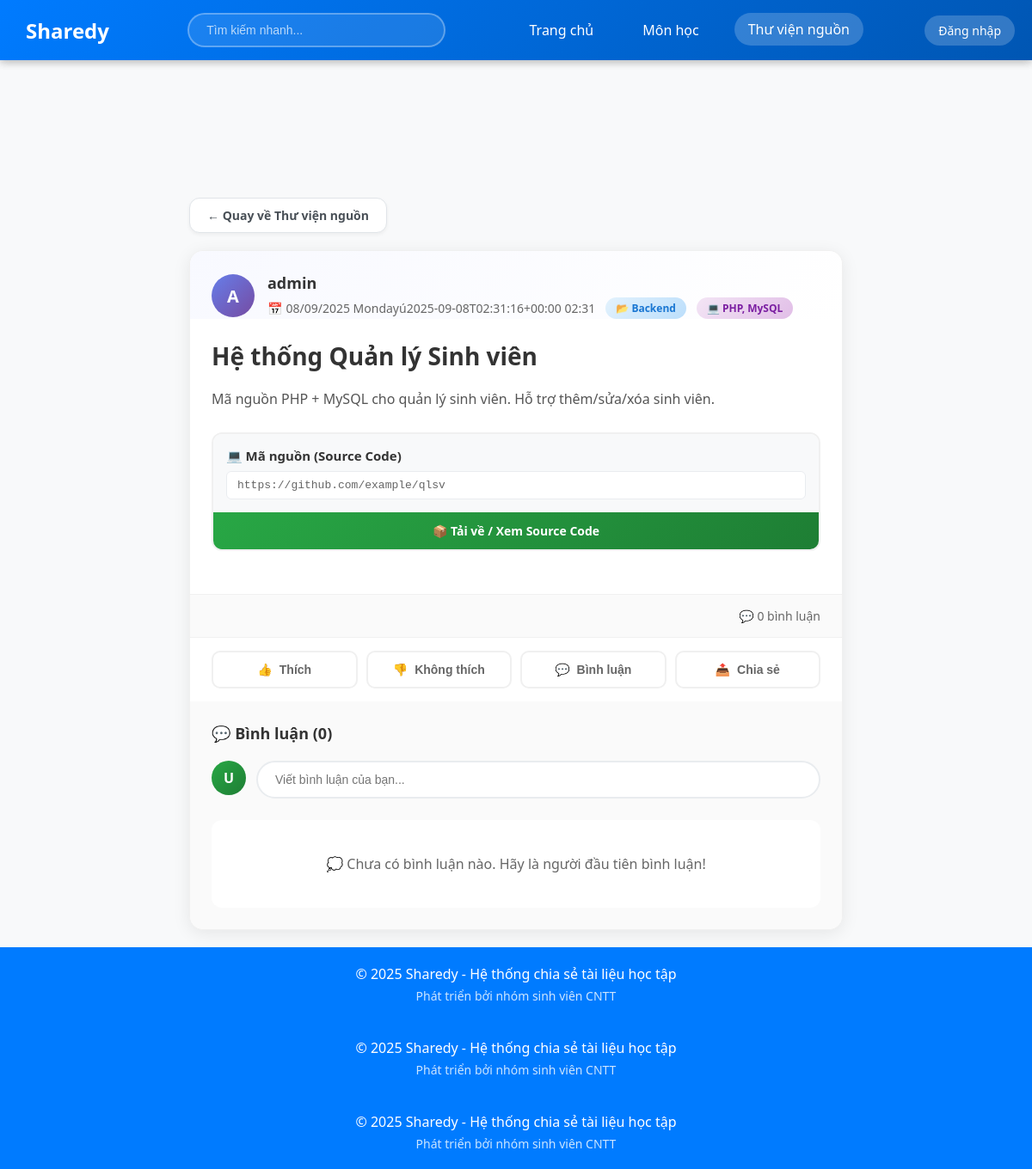
The page /index.php?page=source_detail&id=7 on the database its author committed.
### tables this page shows
CREATE TABLE `bai_chia_se` (
  `id` int NOT NULL AUTO_INCREMENT,
  `loai` enum('tai_lieu','du_an') NOT NULL,
  `tieu_de` varchar(200) NOT NULL,
  `mo_ta` text,
  `file_upload` varchar(255) DEFAULT NULL,
  `link_host` varchar(255) DEFAULT NULL,
  `link_source` varchar(255) DEFAULT NULL,
  `cong_nghe` varchar(255) DEFAULT NULL,
  `id_mon_hoc` int DEFAULT NULL,
  `id_danh_muc` int DEFAULT NULL,
  `id_nguoi_dung` int NOT NULL,
  `ngay_tao` timestamp NOT NULL DEFAULT CURRENT_TIMESTAMP,
  `ngay_cap_nhat` timestamp NULL DEFAULT NULL,
  `tom_tat` text,
  PRIMARY KEY (`id`),
  KEY `id_mon_hoc` (`id_mon_hoc`),
  KEY `id_danh_muc` (`id_danh_muc`),
  KEY `id_nguoi_dung` (`id_nguoi_dung`),
  CONSTRAINT `bai_chia_se_ibfk_1` FOREIGN KEY (`id_mon_hoc`) REFERENCES `mon_hoc` (`id`),
  CONSTRAINT `bai_chia_se_ibfk_2` FOREIGN KEY (`id_danh_muc`) REFERENCES `danh_muc` (`id`),
  CONSTRAINT `bai_chia_se_ibfk_3` FOREIGN KEY (`id_nguoi_dung`) REFERENCES `nguoi_dung` (`id`)
);

CREATE TABLE `nguoi_dung` (
  `id` int NOT NULL AUTO_INCREMENT,
  `ten_dang_nhap` varchar(50) NOT NULL,
  `email` varchar(100) NOT NULL,
  `mat_khau` varchar(255) NOT NULL,
  `ho_ten` varchar(100) DEFAULT NULL,
  `vai_tro` enum('quan_tri_vien','nguoi_dung','khach') DEFAULT 'khach',
  `ngay_tao` timestamp NULL DEFAULT CURRENT_TIMESTAMP,
  `ngay_cap_nhat` timestamp NULL DEFAULT CURRENT_TIMESTAMP ON UPDATE CURRENT_TIMESTAMP,
  `trang_thai` enum('hoạt_dong','khoa') DEFAULT NULL,
  PRIMARY KEY (`id`),
  UNIQUE KEY `ten_dang_nhap` (`ten_dang_nhap`),
  UNIQUE KEY `email` (`email`)
);

CREATE TABLE `danh_muc` (
  `id` int NOT NULL AUTO_INCREMENT,
  `ten_danh_muc` varchar(100) NOT NULL,
  `mo_ta` text,
  PRIMARY KEY (`id`)
);

### src/Views/chiTietNguon.php (the view, shortened to what this page needs)
<?php
$is_logged_in = isset($_SESSION['user_id']);
include __DIR__ . '/../../config/ketNoiDB.php';
$id = $_GET['id'] ?? 0;
$sql = "SELECT b.*, u.ten_dang_nhap, d.ten_danh_muc
        FROM bai_chia_se b
        LEFT JOIN nguoi_dung u ON b.id_nguoi_dung = u.id
        LEFT JOIN danh_muc d ON b.id_danh_muc = d.id
        WHERE b.id = :id AND b.loai = 'du_an'";
$stmt = $pdo->prepare($sql);
$stmt->execute(['id' => $id]);
$item = $stmt->fetch();
$comments_sql = "SELECT c.*, u.ten_dang_nhap as commenter_name
                 FROM binh_luan c
                 LEFT JOIN nguoi_dung u ON c.id_nguoi_dung = u.id
                 WHERE c.id_bai_chia_se = :id
                 ORDER BY c.ngay_tao DESC";
$comments_stmt = $pdo->prepare($comments_sql);
$comments_stmt->execute(['id' => $id]);
$comments = $comments_stmt->fetchAll();
?>
<!DOCTYPE html>
<html lang="vi">
<head>
</head>
<body>
    <header class="main-header">
        <a href="index.php?page=home" class="logo">Sharedy</a>
        <div class="header-search-container">
            <input type="text"
                   class="header-search-box"
                   id="search-input"
                   placeholder="Tìm kiếm nhanh..."
                   onkeyup="tim_kiem_mon_hoc()">
        </div>
        <nav class="nav-menu">
            <a href="index.php?page=home">Trang chủ</a>
            <a href="index.php?page=monhoc">Môn học</a>
            <a href="index.php?page=source" class="active">Thư viện nguồn</a>
        </nav>
        <?php if ($is_logged_in): ?>
        <div class="user-section">
            <span class="user-name"><?= htmlspecialchars($username) ?></span>
            <div class="user-avatar" title="<?= htmlspecialchars($username) ?>">
                <?= strtoupper(substr($username, 0, 1)) ?>
            </div>
            <form action="logout.php" method="post" style="margin:0;">
                <button type="submit" class="logout-btn">Đăng xuất</button>
            </form>
        </div>
        <?php else: ?>
        <div class="user-section">
            <a href="index.php?page=login" style="padding: 8px 16px; font-size: 14px; background: rgba(255,255,255,0.2); color: white; text-decoration: none; border-radius: 20px;">Đăng nhập</a>
        </div>
        <?php endif; ?>
    </header>
    <main>
        <div class="detail-container">
            <?php if (!$item): ?>
                <div class="empty-state">
                    <h3>❌ Không tìm thấy mã nguồn</h3>
                    <p>Bài viết có thể đã bị xóa hoặc không tồn tại.<br>
                       Vui lòng kiểm tra lại đường link hoặc quay về trang chủ.</p>
                    <div style="margin-top: 20px;">
                        <a href="index.php?page=source" style="background: #007bff; color: white; padding: 12px 24px; text-decoration: none; border-radius: 8px; display: inline-block;">
                            ← Quay về Thư viện nguồn
                        </a>
                    </div>
                </div>
            <?php else: ?>
                <div class="back-button">
                    <a href="index.php?page=source" class="back-btn">
                        ← Quay về Thư viện nguồn
                    </a>
                </div>
                <div class="post-container">
                    <div class="post-header">
                        <div class="user-info">
                            <div class="avatar">
                                <?= strtoupper(substr($item['ten_dang_nhap'] ?? 'A', 0, 1)) ?>
                            </div>
                            <div class="user-details">
                                <h3><?= htmlspecialchars($item['ten_dang_nhap'] ?? 'Ẩn danh') ?></h3>
                                <div class="post-meta">
                                    <div class="meta-item">
                                        📅 <span><?= date('d/m/Y lúc H:i', strtotime($item['ngay_tao'])) ?></span>
                                    </div>
                                    <span class="category-tag">📂 <?= htmlspecialchars($item['ten_danh_muc']) ?></span>
                                    <?php if (!empty($item['cong_nghe'])): ?>
                                        <span class="tech-tag">💻 <?= htmlspecialchars($item['cong_nghe']) ?></span>
                                    <?php endif; ?>
                                </div>
                            </div>
                        </div>
                    </div>
                    <div class="post-content">
                        <h1 class="post-title"><?= htmlspecialchars($item['tieu_de']) ?></h1>
                        <div class="post-description"><?= htmlspecialchars($item['mo_ta']) ?></div>
                        <?php if (!empty($item['link_host']) || !empty($item['link_source'])): ?>
                            <div class="post-links">
                                <?php if (!empty($item['link_source'])): ?>
                                    <div class="link-card">
                                        <div class="link-content">
                                            <div class="link-title">💻 Mã nguồn (Source Code)</div>
                                            <div class="link-url"><?= htmlspecialchars($item['link_source']) ?></div>
                                        </div>
                                        <a href="<?= htmlspecialchars($item['link_source']) ?>" target="_blank" class="link-button secondary">
                                            📦 Tải về / Xem Source Code
                                        </a>
                                    </div>
                                <?php endif; ?>
                            </div>
                        <?php endif; ?>
                    </div>
                    <div class="post-stats">
                        <div>
                            💬 <span><?= count($comments ?? []) ?> bình luận</span>
                        </div>
                    </div>
                    <div class="post-actions">
                        <button class="action-button" id="likeBtn">
                            <span>👍</span> Thích
                        </button>
                        <button class="action-button dislike" id="dislikeBtn">
                            <span>👎</span> Không thích
                        </button>
                        <button class="action-button" id="commentBtn">
                            <span>💬</span> Bình luận
                        </button>
                        <button class="action-button">
                            <span>📤</span> Chia sẻ
                        </button>
                    </div>
                    <div class="comments-section">
                        <div class="comments-header">
                            💬 Bình luận (<?= count($comments ?? []) ?>)
                        </div>
                        <div class="comment-input-container">
                            <div class="comment-avatar">
                                <?= $is_logged_in ? strtoupper(substr($username, 0, 1)) : 'U' ?>
                            </div>
                            <input type="text" class="comment-input" placeholder="Viết bình luận của bạn...">
                        </div>
                        <?php if (!empty($comments)): ?>
                            <?php foreach ($comments as $comment): ?>
                                <div class="comment">
                                    <div class="comment-avatar">
                                        <?= strtoupper(substr($comment['commenter_name'] ?? 'A', 0, 1)) ?>
                                    </div>
                                    <div class="comment-content">
                                        <div class="comment-bubble">
                                            <div class="comment-author"><?= htmlspecialchars($comment['commenter_name'] ?? 'Ẩn danh') ?></div>
                                            <div class="comment-text"><?= htmlspecialchars($comment['noi_dung']) ?></div>
                                        </div>
                                        <div class="comment-actions">
                                            <span class="comment-action">Thích</span>
                                            <span class="comment-action">Phản hồi</span>
                                            <span><?= date('d/m/Y H:i', strtotime($comment['ngay_tao'])) ?></span>
                                        </div>
                                    </div>
                                </div>
                            <?php endforeach; ?>
                        <?php else: ?>
                            <div class="no-comments">
                                <p>💭 Chưa có bình luận nào. Hãy là người đầu tiên bình luận!</p>
                            </div>
                        <?php endif; ?>
                    </div>
                </div>
            <?php endif; ?>
        </div>
    </main>
    <footer>
        <div class="footer-content">
            <p>&copy; <?= date("Y") ?> Sharedy - Hệ thống chia sẻ tài liệu học tập</p>
            <p style="margin-top: 5px; font-size: 14px; opacity: 0.8;">
                Phát triển bởi nhóm sinh viên CNTT
            </p>
        </div>
    </footer>
</body>
</html>
<?php
$content = ob_get_clean();
$possible_paths = [
    __DIR__ . '/layout.php',
    __DIR__ . '/../layout.php',
    __DIR__ . '/../../layout.php',
    'layout.php'
];
foreach ($possible_paths as $path) {
    if (file_exists($path)) {
        include $path;
        break;
    }
}
?>

### layout.php (shortened to what this page needs)
<!DOCTYPE html>
<html lang="vi">
<head>
</head>
<body>
    <header class="main-header">
        <a href="index.php?page=home" class="logo">Sharedy</a>
        <div class="header-search-container">
            <input type="text"
                   class="header-search-box"
                   id="search-input"
                   placeholder="Tìm kiếm nhanh..."
                   onkeyup="tim_kiem_mon_hoc()">
        </div>
<nav class="nav-menu">
            <a href="index.php?page=home" <?= ($page ?? '') == 'contact' ? 'class="active"' : '' ?>>
            </a>
            <a href="index.php?page=monhoc" <?= ($page ?? '') == 'monhoc' ? 'class="active"' : '' ?>>
                Môn học
            </a>
            <a href="index.php?page=source" <?= ($page ?? '') == 'upload' ? 'class="active"' : '' ?>>
                Thư viện nguồn
            </a>
        </nav>
        <div class="user-section">
            <span class="user-name">Minh Duy</span>
            <div class="user-avatar" title="Minh Duy">MD</div>
            <form action="logout.php" method="post" style="margin:0;">
                <button type="submit" class="logout-btn">Đăng xuất</button>
            </form>
        </div>
    </header>
    <main>
        <?php echo $content ?? '<div style="padding: 50px; text-align: center;"><h2>Không có nội dung</h2></div>'; ?>
    </main>
    <footer>
        <div class="footer-content">
            <p>&copy; <?= date("Y") ?> Sharedy - Hệ thống chia sẻ tài liệu học tập</p>
            <p style="margin-top: 5px; font-size: 14px; opacity: 0.8;">
                Phát triển bởi nhóm sinh viên CNTT
            </p>
        </div>
    </footer>
</body>
</html>

### layout.php (style rules this page uses)
* { margin: 0; padding: 0; box-sizing: border-box; }
body { font-family: 'Segoe UI', Tahoma, Geneva, Verdana, sans-serif; background-color: #f4f4f4ff; }
.main-header { position: fixed; top: 0; left: 0; right: 0; z-index: 1000; background: linear-gradient(135deg, #f4020297, #0056b3); color: white; padding: 0 20px; display: flex; align-items: center; justify-content: space-between; height: 70px; box-shadow: 0 2px 10px rgba(0,0,0,0.1); }
.logo { font-size: 24px; font-weight: bold; text-decoration: none; color: white; padding: 10px 10px; }
.header-search-container { flex: 1; max-width: 300px; margin: 0 30px; }
.header-search-box { width: 100%; height: 40px; border: 2px solid rgba(255,255,255,0.3); border-radius: 20px; font-size: 14px; transition: all 0.3s; padding: 0 20px; background: rgba(255,255,255,0.1); color: white; }
.header-search-box::placeholder { color: rgba(255,255,255,0.7); }
.nav-menu { display: flex; align-items: center; gap: 25px; }
.nav-menu a { color: white; text-decoration: none; font-weight: 500; padding: 8px 16px; border-radius: 20px; transition: all 0.3s; white-space: nowrap; }
.nav-menu a:hover, .nav-menu a.active { background: rgba(255,255,255,0.2); transform: translateY(-1px); }
.user-section { display: flex; align-items: center; gap: 15px; margin-left: 20px; }
.user-name { font-weight: 500; color: rgba(255,255,255,0.9); }
.user-avatar { width: 40px; height: 40px; border-radius: 50%; background: #fff; color: #007bff; display: flex; align-items: center; justify-content: center; font-weight: bold; font-size: 16px; border: 2px solid rgba(255,255,255,0.3); cursor: pointer; transition: all 0.3s; }
.logout-btn { background: rgba(255,77,79,0.9); color: white; border: none; padding: 8px 16px; border-radius: 20px; cursor: pointer; transition: all 0.3s; font-size: 14px; font-weight: 500; }
main { padding-top: 70px; min-height: calc(100vh - 130px); background-color: #f8f9fa; }
footer { background: #137ce5ff; color: white; text-align: center; padding: 20px; margin-top: auto; }
.footer-content { max-width: 1200px; margin: 0 auto; }
footer { background: #007bff; color: white; text-align: center; padding: 20px; margin-top: auto; }

### rows shown on the page
bai_chia_se: id_nguoi_dung.ten_dang_nhap "A", id_nguoi_dung.ten_dang_nhap "admin", ngay_tao "08/09/2025 Mondayú2025-09-08T02:31:16+00:00 02:31", id_danh_muc.ten_danh_muc "Backend", cong_nghe "PHP, MySQL", tieu_de "Hệ thống Quản lý Sinh viên", mo_ta "Mã nguồn PHP + MySQL cho quản lý sinh viên. Hỗ trợ thêm/sửa/xóa sinh viên.", link_source "https://github.com/example/qlsv"
